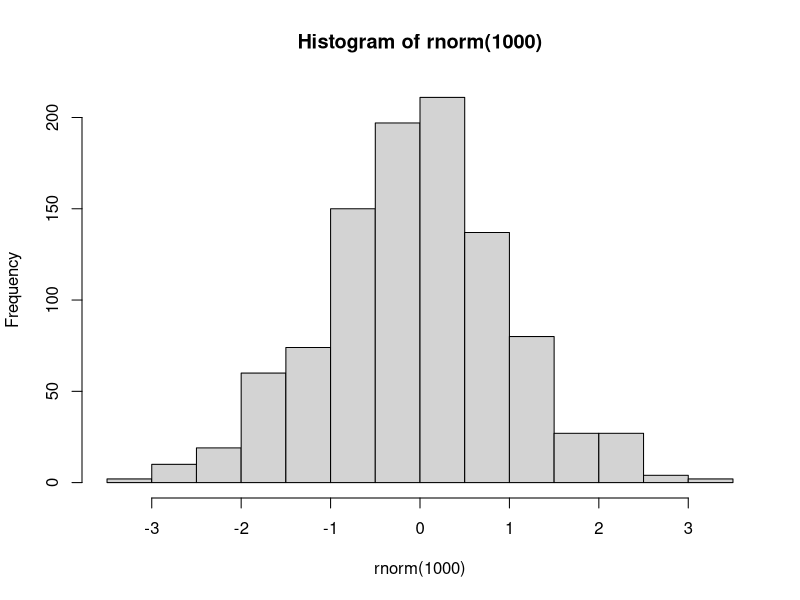

The R script that drew this image:
## ---- chunk 1
hist(rnorm(1000))
